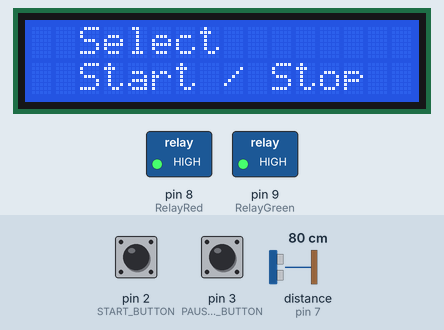
Recording of a sketch running on a simulated Arduino Uno, built with avr-gcc and run on an emulated ATmega328P. Parts: 16×2 character LCD, switched loads named in the sketch (green lamp = pin HIGH). The test bench sets the inputs (shaded band); at power-on: pin 2 (START_BUTTON) HIGH, pin 3 (PAUSE_STOP_BUTTON) HIGH, distance to the obstacle (sensor on pin 7) 80 cm. The echo pulse lasts 58.3 µs per cm; what the sketch prints to the serial monitor is not drawn.

Above: at 3.3 s.
3.4 s: pin 2 (START_BUTTON) pulled LOW for 0.15 s
At 3.8 s:
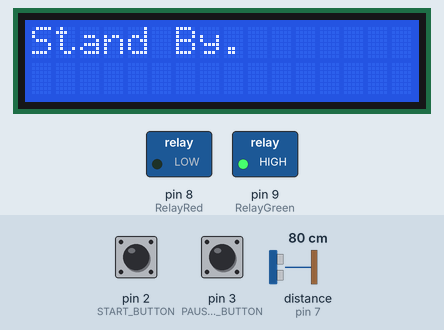
6.5 s: pin 3 (PAUSE_STOP_BUTTON) pulled LOW for 3.2 s
At 7.5 s:
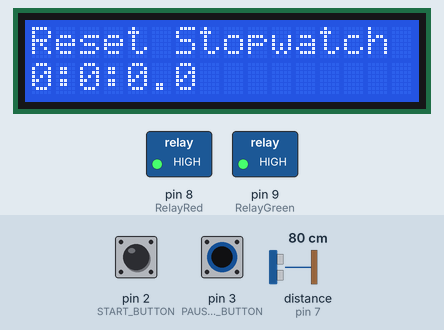
15.4 s: pin 3 (PAUSE_STOP_BUTTON) pulled LOW for 0.15 s
18.5 s: pin 3 (PAUSE_STOP_BUTTON) pulled LOW for 1 s
22.0 s: pin 2 (START_BUTTON) pulled LOW for 1 s
At 26.4 s:
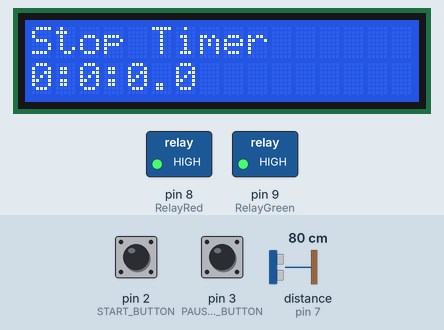
Timing chart, 0 to 27.0 s (numbered marks = the images above; inputs shaded):
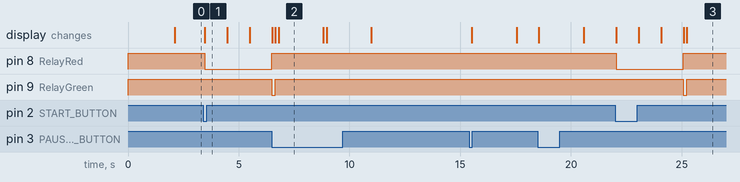

The sketch:

LapTimer_Bimasakti_UGM_V.1.ino
```cpp
/*  THIS CODE IS FOR FSAE ULtrasonic LapTimer
 *
 *        created by dhupee_haj
 *
 *  This Code is originally intented for helping my time calculate time on FSAE car testing
 *  but I decided that maybe its a good idea to share this knowledge to everybody.
 *
 *  This project use HC-SR04 Ultrasonic Sensor for detecting car
 *
 *  This project is not limited to FSAE car, you can use this for another froject that need lap timing
 *  also its not limited to this spesific application
 *
*/


#include <Wire.h>
#include <LiquidCrystal_I2C.h>
#include <NewPing.h>

#define TRIGGER_PIN  7      //make trigger pin and echo pin parallel
#define ECHO_PIN     7      //make trigger pin and echo pin parallel
#define MAX_DISTANCE 400    //max distance of the sensor is 400 cm
#define START_BUTTON 2
#define PAUSE_STOP_BUTTON 3

LiquidCrystal_I2C lcd(0x3F ,2,1,0,4,5,6,7,3, POSITIVE);

NewPing sonar(TRIGGER_PIN, ECHO_PIN, MAX_DISTANCE);

unsigned long start, finish, dataStopWatch;
int  i=0;
int  fPaus = 0;
long lastButton = 0;
long delayAntiBouncing = 50;
long dataPaus = 0;
const int RelayRed = 8;
const int RelayGreen = 9;
const int Buzzer = 10;
bool startTrig = false;

float duration; // Stores HC-SR04 pulse duration value
float distance; // Stores calculated distance in cm
int iterations = 5;

void setup(){

  Serial.begin(9600);
  pinMode(START_BUTTON,INPUT_PULLUP);     // start/stop button pinmode
  pinMode(PAUSE_STOP_BUTTON,INPUT_PULLUP);     // reset button pinmode
  pinMode(RelayRed ,OUTPUT);    // RelayRed output pinmode
  pinMode(RelayGreen ,OUTPUT);  // RelayGreen output

  digitalWrite(RelayRed, HIGH);
  digitalWrite(RelayGreen, HIGH);
  lcd.begin(16, 2);

  lcd.setCursor(0, 0);
  lcd.print("BIMASAKTI UGM");
  lcd.setCursor(0, 1);
  lcd.print(" BY: DHUPEE  ");
  delay(2000);
  lcd.clear();
  lcd.print("  Select");
  lcd.setCursor(0, 1);
  lcd.print("  Start / Stop");
}

void loop(){

duration = sonar.ping_median(iterations);
distance = (duration / 2) * 0.0343;       //measure distance in cm
Serial.print("Distance=");
Serial.println(distance);

if ((digitalRead(START_BUTTON)==0) || (distance <=150 && distance >= 5 && startTrig == true)){
  if ((millis() - lastButton) > delayAntiBouncing){
      if (i==0){
          startTrig = true;
          lcd.clear();
          lcd.setCursor(0, 0);
          lcd.print("Stand By.");
          digitalWrite(RelayRed, LOW);
          digitalWrite(RelayGreen, HIGH);
          delay(1000);
          lcd.clear();
          lcd.setCursor(0, 0);
          lcd.print("Stand By..");
          delay(1000);
          lcd.clear();
          lcd.setCursor(0, 0);
          lcd.print("Stand By...");
          delay(1000);
          digitalWrite(RelayRed, HIGH);
          digitalWrite(RelayGreen, LOW);
          lcd.clear();
          lcd.setCursor(0, 0);
          lcd.print("Start Timer");
          start = millis();
          fPaus = 0;
          Serial.println("START!");
        }
       else if (i==1){
        startTrig = false;
        lcd.setCursor(0, 0);
        lcd.print("Stop Timer  ");
        dataPaus = dataStopWatch;
        fPaus = 1;
        digitalWrite(RelayRed, HIGH);
        digitalWrite(RelayGreen, HIGH);
        Serial.println("PAUSE!");
        }
       i =!i;
      }
      lastButton = millis();
  }
 else if (digitalRead(PAUSE_STOP_BUTTON)==0 && fPaus == 1){
  dataStopWatch = 0;
  dataPaus = 0;
  lcd.clear();
  lcd.print("Reset Stopwatch");
  lcd.setCursor(0, 1);
  lcd.print("0:0:0.0");
  delay(2000);
  lcd.clear();
  lcd.print("  Select");
  lcd.setCursor(0, 1);
  lcd.print("  Start / Stop");
 }

  if (i==1){
      finish = millis();
      float hour, minute, second, milisecond;
      unsigned long over;

      // MATH time!!!
      dataStopWatch = finish - start;
      dataStopWatch = dataPaus + dataStopWatch;

      hour = int(dataStopWatch / 3600000);
      over = dataStopWatch % 3600000;
      minute = int(over / 60000);
      over = over % 60000;
      second = int(over / 1000);
      milisecond = over % 1000;

      lcd.setCursor(0, 1);
      lcd.print(hour, 0);
      lcd.print(":");
      lcd.print(minute, 0);
      lcd.print(":");
      lcd.print(second, 0);
      lcd.print(".");
      if (hour < 10){
          lcd.print(milisecond, 0);
          lcd.print("   ");
       }
   }
}
```

Measured:
- after the input at 3.4 s, pin 8 (RelayRed): HIGH → LOW after 0.07 s, → HIGH 3.0 s later; pin 9 (RelayGreen): HIGH → LOW after 3.1 s; the display: changes after 0.07 s (image 1)
- after the input at 6.5 s, the display: first differs from a run without the input after 0.30 s (image 2)
- after the input at 22.0 s, pin 8 (RelayRed): HIGH → LOW at once, → HIGH 3.0 s later; pin 9 (RelayGreen): HIGH → LOW after 3.1 s, → HIGH 0.16 s later; the display: first changes at once (image 3 shows a later state)
- what the display in image 2 shows lasts 2.0 s, from 6.8 s to 8.8 s
